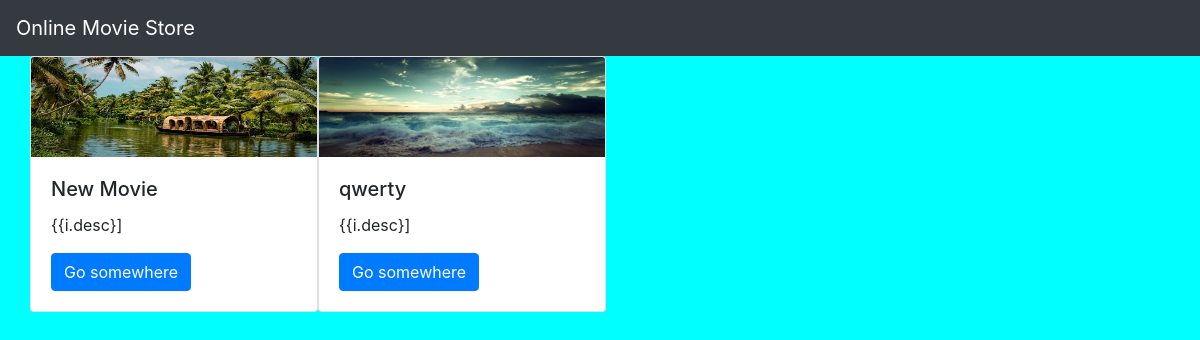
The page / on the database its author committed.
### movieapp/models.py (models this page shows, shortened)
class Movie(models.Model):
    name=models.CharField(max_length=250)
    desc=models.TextField()
    year=models.IntegerField()
    img=models.ImageField(upload_to='gallery')

### movieapp/views.py (the view)
# urls.py: path('',views.index,name='index'),
def index(request):
    movie=Movie.objects.all()
    context={
        'movie_list':movie
    }
    return render(request,'index.html',context)

### templates/index.html
{% extends 'base.html' %}
{% block body %}
<div class="container">
    <div class="row">
        {% for i in movie_list %}
        <div clas="col-md-3">
            <div class="card" style="width: 18rem;">
  <img class="card-img-top" src="{{i.img.url}}" alt="Card image cap" width="100px" height="100px;   ">
  <div class="card-body">
    <h5 class="card-title">{{i.name}}</h5>
    <p class="card-text">{{i.desc}]</p>
    <a href="{% url 'movieapp:detail' i.id %}" class="btn btn-primary">Go somewhere</a>
  </div>
</div>
        </div>
        {% endfor %}
    </div>
</div>
{% endblock %}

### static/style.css (style rules this page uses)
body { background-color:aqua; }

### rows shown on the page
Movie: img (picture), name "New Movie"
Movie: img (picture), name "qwerty"
